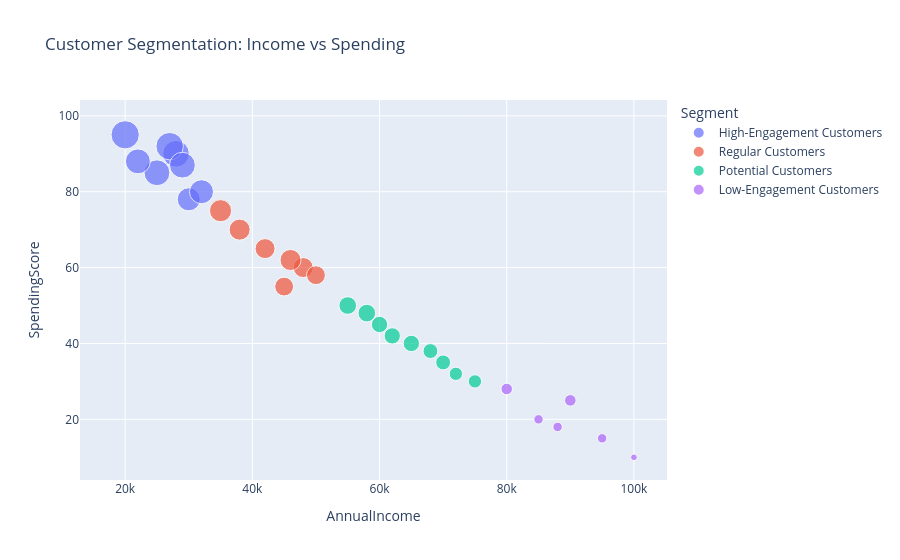

Notebook cell for this chart:
### Code cell
fig = px.scatter(
    df,
    x="AnnualIncome",
    y="SpendingScore",
    color="Segment",
    size="PurchaseFrequency",
    hover_data=[
        "CustomerID",
        "Age",
        "AveragePurchaseValue"
    ],
    title="Customer Segmentation: Income vs Spending"
)

fig.show()

### Figure 1 — Plotly figure (JSON) as saved in the notebook; plotly's stock layout.template omitted (floating-point values rounded to 4 significant figures)
{"data": [{"customdata": [[1, 22, 45], [2, 25, 50], [3, 28, 42], [7, 23, 40], [11, 27, 55], [15, 24, 38], [19, 26, 48], [25, 21, 35]], "hovertemplate": "Segment=High-Engagement Customers<br>AnnualIncome=%{x}<br>SpendingScore=%{y}<br>PurchaseFrequency=%{marker.size}<br>CustomerID=%{customdata[0]}<br>Age=%{customdata[1]}<br>AveragePurchaseValue=%{customdata[2]}<extra></extra>", "legendgroup": "High-Engagement Customers", "marker": {"color": "#636efa", "size": [15, 12, 16, 14, 13, 17, 15, 18], "sizemode": "area", "sizeref": 0.045, "symbol": "circle"}, "mode": "markers", "name": "High-Engagement Customers", "orientation": "v", "showlegend": true, "type": "scatter", "x": [25000, 30000, 28000, 22000, 32000, 27000, 29000, 20000], "xaxis": "x", "y": [85, 78, 90, 88, 80, 92, 87, 95], "yaxis": "y"}, {"customdata": [[4, 35, 80], [8, 31, 90], [12, 29, 60], [16, 33, 95], [21, 30, 70], [22, 34, 85], [28, 32, 75]], "hovertemplate": "Segment=Regular Customers<br>AnnualIncome=%{x}<br>SpendingScore=%{y}<br>PurchaseFrequency=%{marker.size}<br>CustomerID=%{customdata[0]}<br>Age=%{customdata[1]}<br>AveragePurchaseValue=%{customdata[2]}<extra></extra>", "legendgroup": "Regular Customers", "marker": {"color": "#EF553B", "size": [8, 9, 11, 8, 10, 9, 10], "sizemode": "area", "sizeref": 0.045, "symbol": "circle"}, "mode": "markers", "name": "Regular Customers", "orientation": "v", "showlegend": true, "type": "scatter", "x": [45000, 48000, 35000, 50000, 38000, 42000, 46000], "xaxis": "x", "y": [55, 60, 75, 58, 70, 65, 62], "yaxis": "y"}, {"customdata": [[5, 42, 150], [6, 45, 170], [9, 36, 110], [13, 41, 140], [17, 38, 120], [20, 44, 160], [23, 40, 130], [26, 39, 105], [30, 37, 115]], "hovertemplate": "Segment=Potential Customers<br>AnnualIncome=%{x}<br>SpendingScore=%{y}<br>PurchaseFrequency=%{marker.size}<br>CustomerID=%{customdata[0]}<br>Age=%{customdata[1]}<br>AveragePurchaseValue=%{customdata[2]}<extra></extra>", "legendgroup": "Potential Customers", "marker": {"color": "#00cc96", "size": [5, 4, 7, 6, 6, 4, 5, 7, 6], "sizemode": "area", "sizeref": 0.045, "symbol": "circle"}, "mode": "markers", "name": "Potential Customers", "orientation": "v", "showlegend": true, "type": "scatter", "x": [70000, 75000, 55000, 65000, 60000, 72000, 68000, 58000, 62000], "xaxis": "x", "y": [35, 30, 50, 40, 45, 32, 38, 48, 42], "yaxis": "y"}, {"customdata": [[10, 50, 200], [14, 48, 220], [18, 52, 250], [24, 55, 280], [27, 46, 190], [29, 49, 230]], "hovertemplate": "Segment=Low-Engagement Customers<br>AnnualIncome=%{x}<br>SpendingScore=%{y}<br>PurchaseFrequency=%{marker.size}<br>CustomerID=%{customdata[0]}<br>Age=%{customdata[1]}<br>AveragePurchaseValue=%{customdata[2]}<extra></extra>", "legendgroup": "Low-Engagement Customers", "marker": {"color": "#ab63fa", "size": [3, 2, 2, 1, 3, 2], "sizemode": "area", "sizeref": 0.045, "symbol": "circle"}, "mode": "markers", "name": "Low-Engagement Customers", "orientation": "v", "showlegend": true, "type": "scatter", "x": [90000, 85000, 95000, 100000, 80000, 88000], "xaxis": "x", "y": [25, 20, 15, 10, 28, 18], "yaxis": "y"}], "layout": {"legend": {"itemsizing": "constant", "title": {"text": "Segment"}, "tracegroupgap": 0}, "title": {"text": "Customer Segmentation: Income vs Spending"}, "xaxis": {"anchor": "y", "domain": [0, 1], "title": {"text": "AnnualIncome"}}, "yaxis": {"anchor": "x", "domain": [0, 1], "title": {"text": "SpendingScore"}}}}
